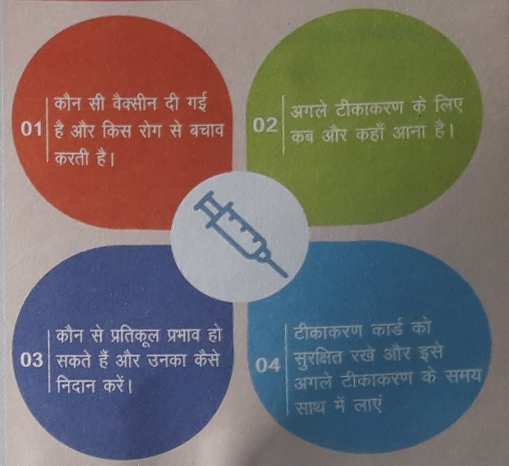
#> input picture Assignments/4/AlignmentMarker.jpg, 1017 x 931 px (shown at 1/2 size)
$ python CharacterDetection.py AlignmentMarker.jpg   (older library calls are emulated)
#> lines starting #> are read from the running program, lines starting #| are printed output that depends on the picture; after the words box and inside, x2 and y2 are one past the last pixel; in counts of white or black regions, pixels touching at a corner belong together
import numpy as np
import cv2
import sys
import imutils

mser = cv2.MSER_create()

def visulalizeMarker(markers):
  marks = np.copy(markers)
  marks = marks.astype(np.uint8)
  marks = cv2.applyColorMap(marks, cv2.COLORMAP_JET)
  return(marks)


img = cv2.imread(sys.argv[1],cv2.IMREAD_UNCHANGED)
#> img is the input picture: shape (931, 1017, 3); mean B, G, R 106, 108, 114.6
print(img.shape)
#| (931, 1017, 3)
# img = cv2.resize(img, (900,900), interpolation=cv2.INTER_AREA)
gray = cv2.cvtColor(img,cv2.COLOR_BGR2GRAY)
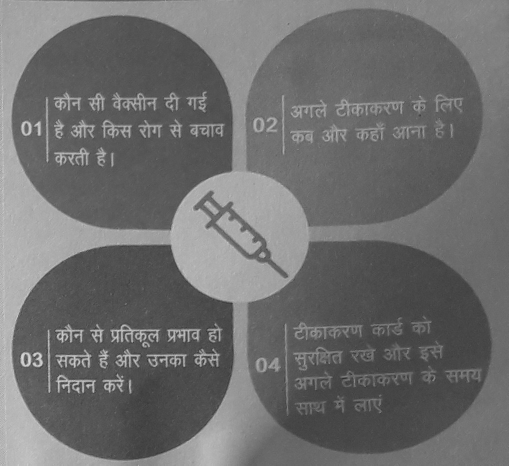
#> gray: shape (931, 1017) (shown at 1/2 size); min 37, max 226, mean 109.8
sigI,sigS = 5,5
kbsize = -1
blurred = cv2.bilateralFilter(gray,kbsize,sigI,sigS)
blurred = cv2.bilateralFilter(gray,kbsize,sigI,sigS)
edges = cv2.Canny(blurred,60,130)
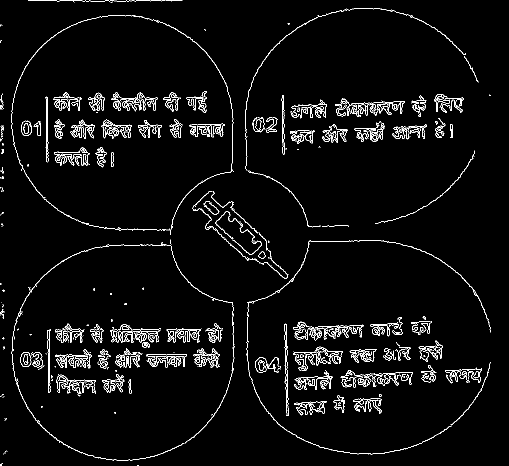
#> edges: shape (931, 1017) (shown at 1/2 size); 3.5% white in thin lines or dots


vis = img.copy()
mask = np.zeros((img.shape[0], img.shape[1], 1), dtype=np.uint8)
white_bg = np.ones((img.shape[0], img.shape[1]), dtype=np.uint8)*255

# mask = cv2.dilate(mask, np.ones((150, 150), np.uint8))

regions, boundingBoxes = mser.detectRegions(gray)
#> regions = 537 items; boundingBoxes = 537 rows, first 6: [636, 697, 15, 7], [903, 743, 9, 8], [635, 697, 16, 8], [518, 720, 10, 21], [518, 720, 10, 21], [517, 720, 11, 22]
hulls = [cv2.convexHull(p.reshape(-1, 1, 2)) for p in regions]
#> hulls = 537 contours; largest, box (x1, y1, x2, y2) and area: (386, 381, 579, 557) 12179, (386, 381, 578, 557) 12016, (386, 381, 578, 557) 11948, (387, 382, 576, 557) 11828, (387, 382, 576, 557) 11769


# charHulls = []
for i,hull in enumerate(hulls):
  area = cv2.contourArea(hull)
  if area < 1050:
    # charHulls.append(hull)
    x, y, w, h = boundingBoxes[i]
    roi = blurred[y:y + h, x:x + w]
    cv2.rectangle(vis, (x, y), (x+w, y+h), (0, 255, 0), 1)
    # mask(boundingBoxes[i]).setTo(255)
    white_bg[y:y+h, x:x+w] = roi
    cv2.rectangle(mask, (x, y), (x+w, y+h), (255, 255, 255), 1)
#> this loop made 537 passes
#> (area, x, y, w, h) on passes 1 to 12: (59, 636, 697, 15, 7), (48.5, 903, 743, 9, 8), (76.5, 635, 697, 16, 8), (139, 518, 720, 10, 21), (152, 518, 720, 10, 21), (172, 517, 720, 11, 22), (57.5, 340, 662, 7, 12), (54.5, 209, 244, 14, 7), (56.5, 209, 244, 14, 7), (59.5, 209, 244, 14, 7), (68.5, 209, 244, 14, 8), (60.5, 340, 662, 7, 13)
#> area on passes 16 to 21: 11458.5, 11769, 11828.5, 11948, 12016.5, 12179
#> mask: shape (931, 1017, 1); 1% white; 36 white regions, largest, box (x1, y1, x2, y2) and area: (94, 658, 105, 787) 1093, (91, 194, 99, 326) 678, (179, 646, 211, 688) 553
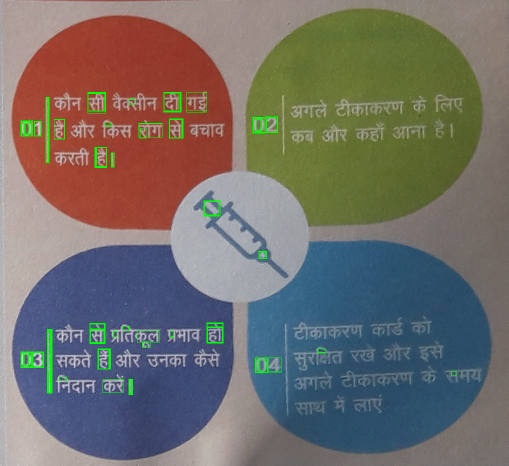
#> vis: shape (931, 1017, 3) (shown at 1/2 size); 1.03% of pixels changed, all inside (x1, y1, x2, y2) = (41, 184, 913, 790)


intersect = ((1 - white_bg/255)*(edges/255)*255)
intersect = intersect.astype('uint8')
ret2,intersect = cv2.threshold(intersect,0,255,cv2.THRESH_BINARY+cv2.THRESH_OTSU)
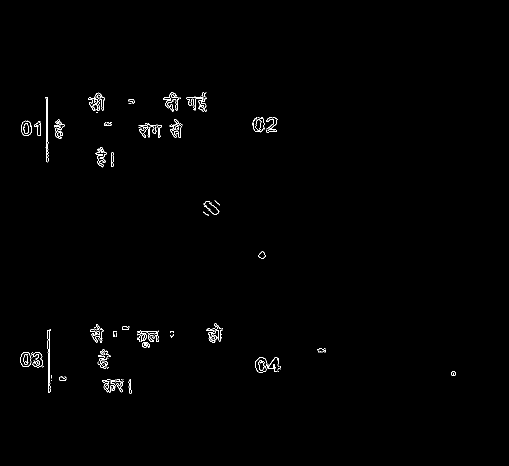
#> intersect: shape (931, 1017) (shown at 1/2 size); 0.59% white in thin lines or dots, all inside (x1, y1, x2, y2) = (41, 184, 912, 787)
#> ret2 = 61

kernel = np.ones((3,3),np.uint8)
closing = cv2.morphologyEx(intersect, cv2.MORPH_CLOSE, kernel,iterations = 1)
#> closing: shape (931, 1017); 1% white; 35 white regions (1 under 20 px)


_,contours,_ = cv2.findContours(closing,cv2.RETR_EXTERNAL, cv2.CHAIN_APPROX_NONE)
#> contours = 35 contours, 4 with area under 20; largest, box (x1, y1, x2, y2) and area: (511, 715, 562, 745) 966, (41, 704, 87, 735) 915, (274, 660, 318, 695) 740, (373, 184, 413, 224) 652, (205, 758, 247, 785) 644


epsilon = 0.1
error_peri = 1

conts_im = cv2.findContours(closing,cv2.RETR_EXTERNAL, cv2.CHAIN_APPROX_NONE)
#> conts_im has the same summary as contours
# conts_im = cv2.findContours(closing,cv2.RETR_LIST, cv2.CHAIN_APPROX_SIMPLE)
print(conts_im)
#> (printed output is left out)
cnts_im = imutils.grab_contours(conts_im)
#> cnts_im has the same summary as contours
mask_im = np.ones(img.shape[:2], dtype="uint8")

FinalResult = closing.copy()

closing = cv2.cvtColor(closing,cv2.COLOR_GRAY2BGR)
#> closing: shape (931, 1017, 3); 1% white; 35 white regions (1 under 20 px), largest, box (x1, y1, x2, y2) and area: (274, 660, 318, 695) 654, (277, 246, 324, 276) 565, (205, 758, 247, 785) 561
for i in range(0, len(contours)):
  cnt = contours[i]
  area = cv2.contourArea(cnt)
  perimeter = cv2.arcLength(cnt,True)
  if area > 1:
    rect = cv2.minAreaRect(cnt)
    (x, y), (width, height), angle = rect
    aspect_ratio = min(width, height) / max(width, height)
    peri_area = perimeter/area
    if ((1 - aspect_ratio) < epsilon) or not (peri_area < 1):
      continue
    print(aspect_ratio)
    print(peri_area)
    box = cv2.boxPoints(rect)
    box = np.int0(box)
    cv2.drawContours(mask_im, [cnts_im[i]], -1, 0, -1)
    cv2.drawContours(closing,[box],0,(0,0,255),2)
#> this loop made 35 passes
#> (area, perimeter, x, y, width, height, angle, aspect_ratio) on passes 2, 3, 4, 5, 6, 7, 8, 9, 11, 12, 13, 14: (91.5, 62.73, 259.5, 772.6, 5.14, 27.15, -4.4, 0.189), (644.5, 192.1, 225.5, 771, 26, 41, -90, 0.634), (84.5, 40.73, 125, 756.5, 7, 14, -90, 0.5), (49, 27.66, 907, 746.5, 7, 8, -90, 0.875), (965.5, 180.5, 536, 729.5, 29, 50, -90, 0.58), (915, 231.8, 63.5, 719, 30, 45, -90, 0.667), (526, 141.4, 207.1, 717.4, 37.83, 23.79, -79.7, 0.629), (89.5, 43.9, 642.5, 700.5, 7, 15, -90, 0.467), (73.5, 34.24, 229.5, 667.5, 11, 7, -90, 0.636), (740.5, 265.3, 295.5, 677, 34, 43, -90, 0.791), (411, 279.6, 98.92, 721.5, 7.4, 127, -0.744, 0.0583), (85.5, 39.9, 251, 655.5, 7, 14, -90, 0.5)
#> (area, perimeter, x, y, width, height, angle, aspect_ratio) on passes 10, 18: (8.5, 51.56, 343, 668, 12, 6, -90, 0.5), (9.5, 29.56, 411.5, 427.7, 2.77, 12.76, -56.31, 0.217)
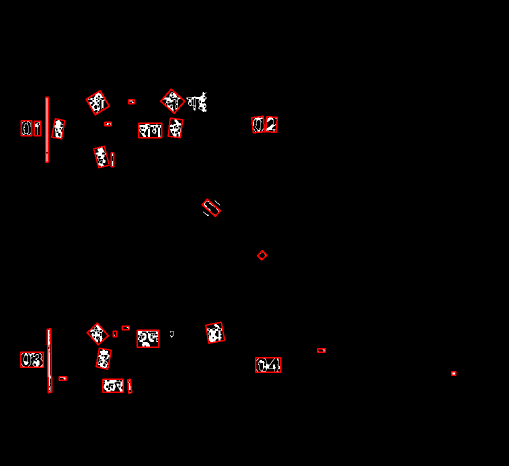
#> closing: shape (931, 1017, 3) (shown at 1/2 size); mean B, G, R 2.1, 2.1, 4.7
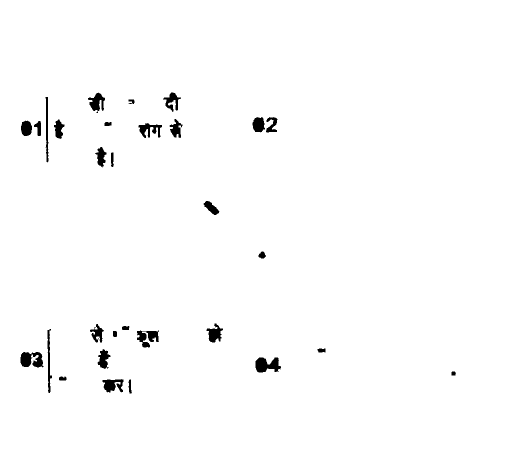
#> mask_im: shape (931, 1017) (shown at 1/2 size); values 0 (black) and 1 (white), 98.6% white; 30 black regions, largest, box (x1, y1, x2, y2) and area: (511, 715, 562, 745) 1047, (41, 704, 87, 735) 1017, (274, 660, 318, 695) 864
    # cv2.rectangle(closing,(x,y),(x+w,y+h),(255,0,0),2)


# cv2.drawContours(closing, contours, -1, (0, 255, 0), 3)


FinalResult = FinalResult*mask_im
#> FinalResult: shape (931, 1017); 0.07% white; 5 white regions (1 under 20 px), largest, box (x1, y1, x2, y2) and area: (373, 184, 413, 224) 555, (340, 662, 347, 675) 33, (407, 423, 418, 432) 23, (429, 401, 440, 411) 20
ret, markers = cv2.connectedComponents(FinalResult)
#> markers: shape (931, 1017) int32; 6 distinct labels, from 0 to 5
visualMarks = visulalizeMarker(markers)
#> in visulalizeMarker, `marks = cv2.applyColorMap(marks, cv2.COLORMAP_JET)`:
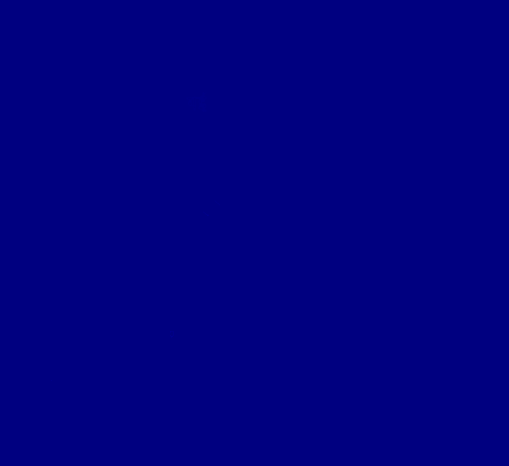
#> marks: shape (931, 1017, 3) (shown at 1/2 size); mean B, G, R 128, 0, 0

cv2.imwrite('Char.jpg',vis)
cv2.imwrite('Mask.jpg',mask)
cv2.imwrite('Extract.jpg',white_bg)
cv2.imwrite('Intersection.jpg',intersect)
cv2.imwrite('Morpho.jpg',closing)
cv2.imwrite('Visualize.jpg',visualMarks)
cv2.imwrite('Detect_FalsePositive.jpg',mask_im*255)
cv2.imwrite('FinalResult.jpg',FinalResult)
